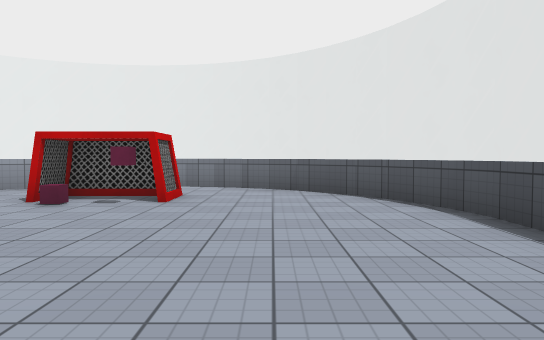
view 1 (above)

16 first-person views from a walk through a Unity game level. The camera is 1.3 m above the floor, tilts 2° down and sees 70° across. The floor is counted in squares, 2 m on a side. Each view is taken from the middle of a square. On the plan, view 1 faces up. The plan holds only what a view shows up to about 11 squares ahead; the rest is blank. The player character is not drawn. Some surface patterns are stand-ins.

view 2
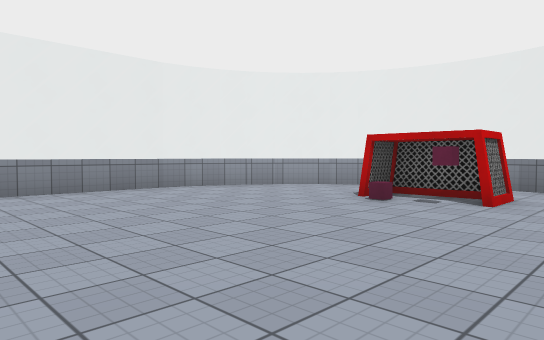

view 3
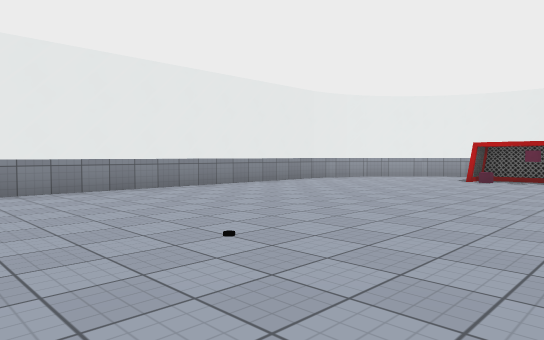

view 4
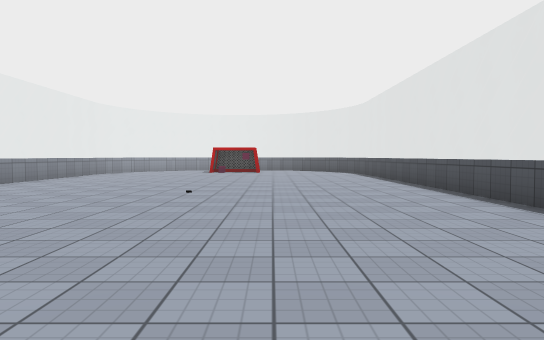

view 5
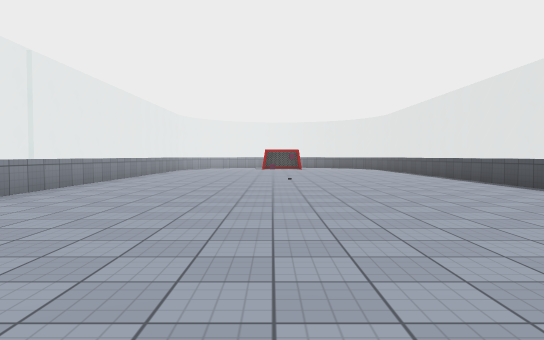

view 6
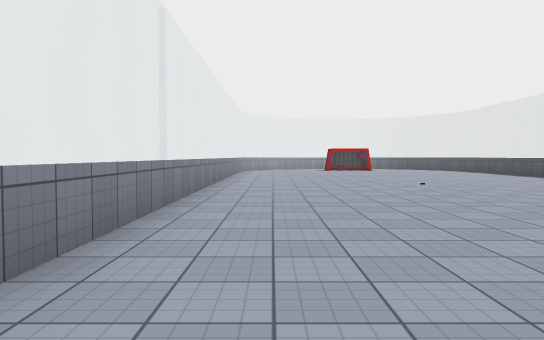

view 7
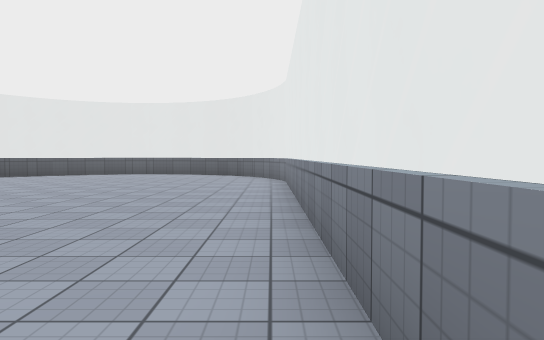

view 8
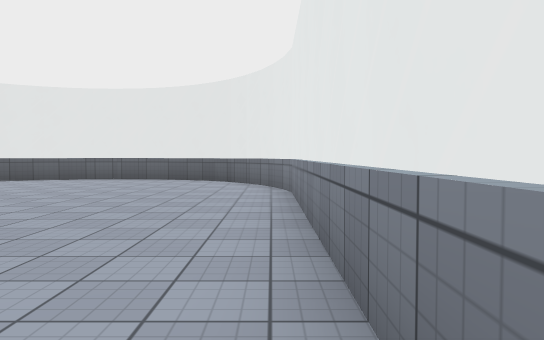

view 9
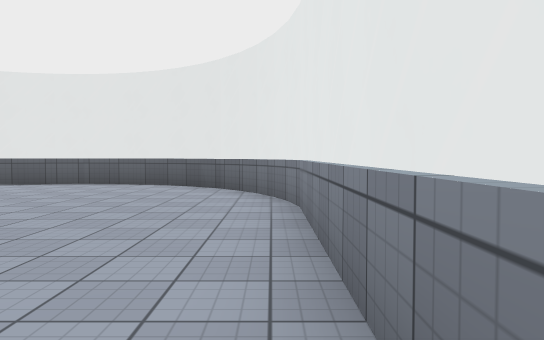

view 10
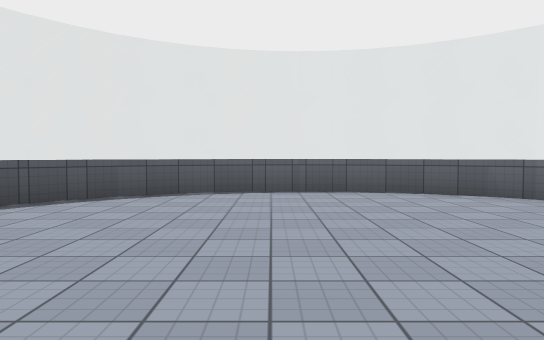

view 11
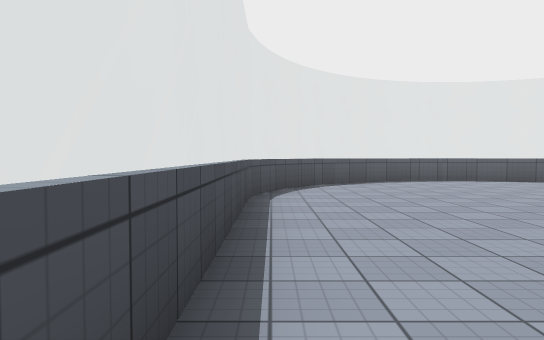

view 12
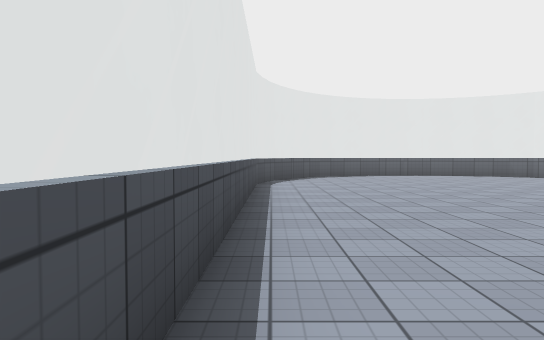

view 13
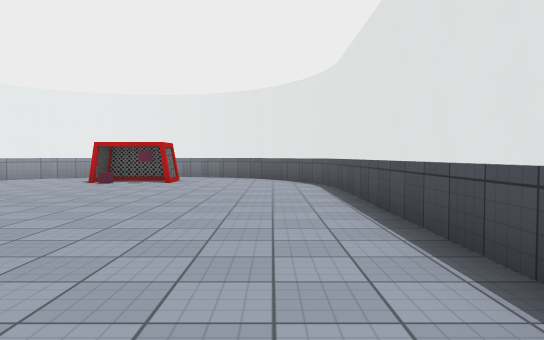

view 14
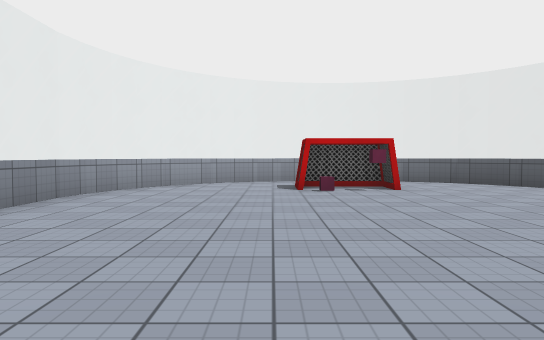

view 15
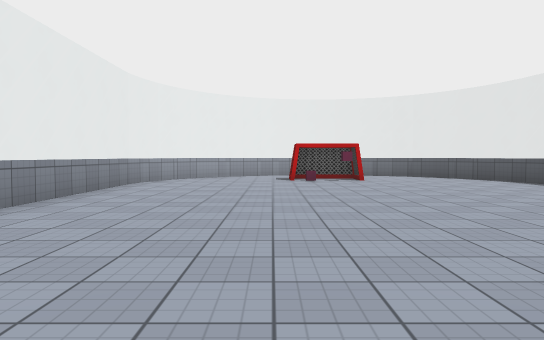

view 16
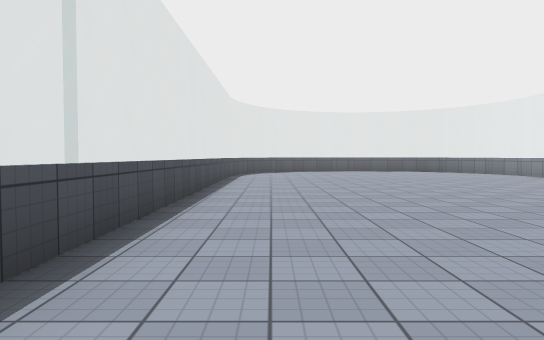

### Floor plan
Points are (right, up) in squares from view 1. A wall is a line through its corners. A room is listed if a view was taken in it or the views show most of it. See-through windows are left out.
Room 1 (views 1, 2, 3, 4, 5, 6, 7, 8, 9, 10, 11, 12, 13, 14, 15, 16)
walls: (-7.4, 4.3) (-7.4, -17) (-7.2, -17.7) (-7, -18.3); (2.4, 4) (2.2, 4.9); (-3.4, 5.5) (-3.4, 6.5); (-7.2, 4.8) (-7.4, 4); (2.3, 4.7) (2, 5.4) (1.7, 6); (-7, 5.4) (-7.2, 4.7); (2.4, -16.9) (2.4, 4.2); (-1.6, 6.4) (-3.4, 6.4); (-6.7, 6) (-7.1, 5.3); (-1.6, 6.5) (-1.6, 5.5); (2.2, -17.7) (2.4, -17); (1.8, 5.9) (1.4, 6.5); (-7, -18.2) (-6.7, -18.9); (-6.3, 6.6) (-6.8, 5.9); (1.4, 6.4) (1, 7); (2, -18.2) (2.2, -17.6); (-5.9, 7) (-6.4, 6.5); (-6.8, -18.8) (-6.3, -19.4); (1, 6.9) (0.5, 7.4); (-5.4, 7.5) (-6, 6.9); (-6.4, -19.3) (-6, -19.9); (1.7, -18.9) (2.1, -18.2); (0.6, 7.3) (0, 7.7) (-0.7, 8.1); (-4.9, 7.8) (-5.6, 7.3); (-6.1, -19.8) (-5.4, -20.3); (-4.3, 8.1) (-5, 7.7); (1.3, -19.5) (1.7, -18.8); (-0.6, 8) (-1.3, 8.2); (-3.7, 8.2) (-4.4, 8); (-3.2, 8.3) (-3.8, 8.2); (-1.2, 8.2) (-2, 8.4); (-5.5, -20.2) (-4.9, -20.7); (0.9, -19.9) (1.4, -19.3); (0.5, -20.3) (1, -19.8); (-5, -20.6) (-4.3, -21); (-4.4, -20.9) (-3.7, -21.1); (-3.9, -21.1) (-3.1, -21.2); (-0.7, -21) (-0.1, -20.6) (0.5, -20.2); (-1.3, -21.1) (-0.6, -20.9); (-3.2, -21.2) (-2.5, -21.3); (-2.6, -21.3) (-1.9, -21.2) (-1.1, -21.1)
objects: other object (-2, 5)

Where each view was taken, in squares from view 1:
view 1: 0 up, 0 right, facing up
view 2: 0 up, 0 right, facing up-left
view 3: 5 down, 0 right, facing up-left
view 4: 10 down, 1 left, facing up
view 5: 14 down, 3 left, facing up
view 6: 12 down, 6 left, facing up
view 7: 7 down, 7 left, facing down
view 8: 10 down, 7 left, facing down
view 9: 12 down, 7 left, facing down
view 10: 14 down, 2 left, facing down
view 11: 11 down, 2 right, facing down
view 12: 8 down, 2 right, facing down
view 13: 4 down, 1 right, facing up
view 14: 2 down, 4 left, facing up
view 15: 5 down, 4 left, facing up
view 16: 4 down, 1 right, facing down
